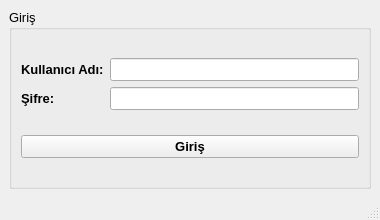
<?xml version="1.0" encoding="UTF-8"?>
<ui version="4.0">
 <class>MainWindow</class>
 <widget class="QMainWindow" name="MainWindow">
  <property name="geometry">
   <rect>
    <x>0</x>
    <y>0</y>
    <width>380</width>
    <height>220</height>
   </rect>
  </property>
  <property name="maximumSize">
   <size>
    <width>380</width>
    <height>250</height>
   </size>
  </property>
  <property name="windowTitle">
   <string>Hasta Kayıt Sistemi - GİRİŞ</string>
  </property>
  <widget class="QWidget" name="centralwidget">
   <layout class="QHBoxLayout" name="horizontalLayout_2">
    <item>
     <widget class="QGroupBox" name="groupBox">
      <property name="font">
       <font>
        <pointsize>10</pointsize>
       </font>
      </property>
      <property name="title">
       <string>Giriş</string>
      </property>
      <layout class="QVBoxLayout" name="verticalLayout_3">
       <item>
        <layout class="QHBoxLayout" name="horizontalLayout">
         <item>
          <layout class="QVBoxLayout" name="verticalLayout_2">
           <item>
            <widget class="QLabel" name="label">
             <property name="font">
              <font>
               <pointsize>10</pointsize>
               <weight>75</weight>
               <bold>true</bold>
              </font>
             </property>
             <property name="text">
              <string>Kullanıcı Adı:</string>
             </property>
            </widget>
           </item>
           <item>
            <widget class="QLabel" name="label_2">
             <property name="font">
              <font>
               <pointsize>10</pointsize>
               <weight>75</weight>
               <bold>true</bold>
              </font>
             </property>
             <property name="text">
              <string>Şifre:</string>
             </property>
            </widget>
           </item>
          </layout>
         </item>
         <item>
          <layout class="QVBoxLayout" name="verticalLayout">
           <item>
            <widget class="QLineEdit" name="lineEdit_username"/>
           </item>
           <item>
            <widget class="QLineEdit" name="lineEdit_password">
             <property name="inputMethodHints">
              <set>Qt::ImhHiddenText|Qt::ImhNoAutoUppercase|Qt::ImhNoPredictiveText|Qt::ImhSensitiveData</set>
             </property>
             <property name="echoMode">
              <enum>QLineEdit::Password</enum>
             </property>
            </widget>
           </item>
          </layout>
         </item>
        </layout>
       </item>
       <item>
        <widget class="QPushButton" name="pushButton_Login">
         <property name="font">
          <font>
           <pointsize>10</pointsize>
           <weight>75</weight>
           <bold>true</bold>
          </font>
         </property>
         <property name="text">
          <string>Giriş</string>
         </property>
        </widget>
       </item>
      </layout>
     </widget>
    </item>
   </layout>
  </widget>
  <widget class="QMenuBar" name="menubar">
   <property name="geometry">
    <rect>
     <x>0</x>
     <y>0</y>
     <width>380</width>
     <height>26</height>
    </rect>
   </property>
  </widget>
  <widget class="QStatusBar" name="statusbar"/>
  <action name="actionHasta_Kay_t">
   <property name="text">
    <string>Hasta Kayıt</string>
   </property>
  </action>
  <action name="action_la_lar">
   <property name="text">
    <string>İlaçlar</string>
   </property>
  </action>
 </widget>
 <resources/>
 <connections/>
</ui>
